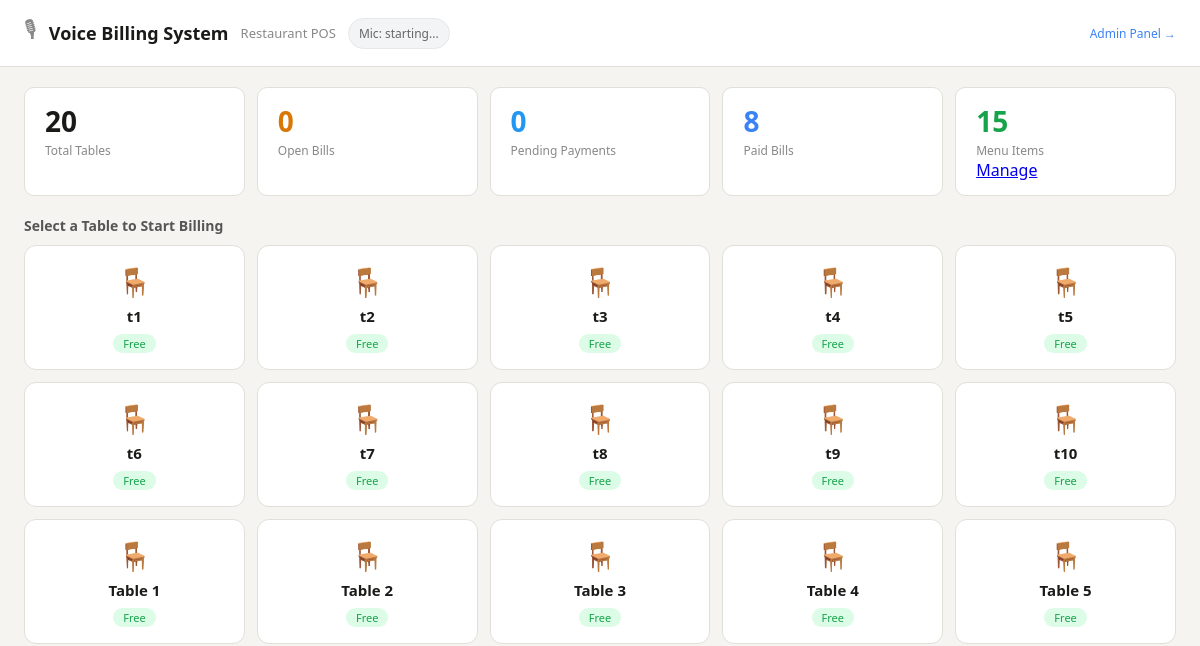
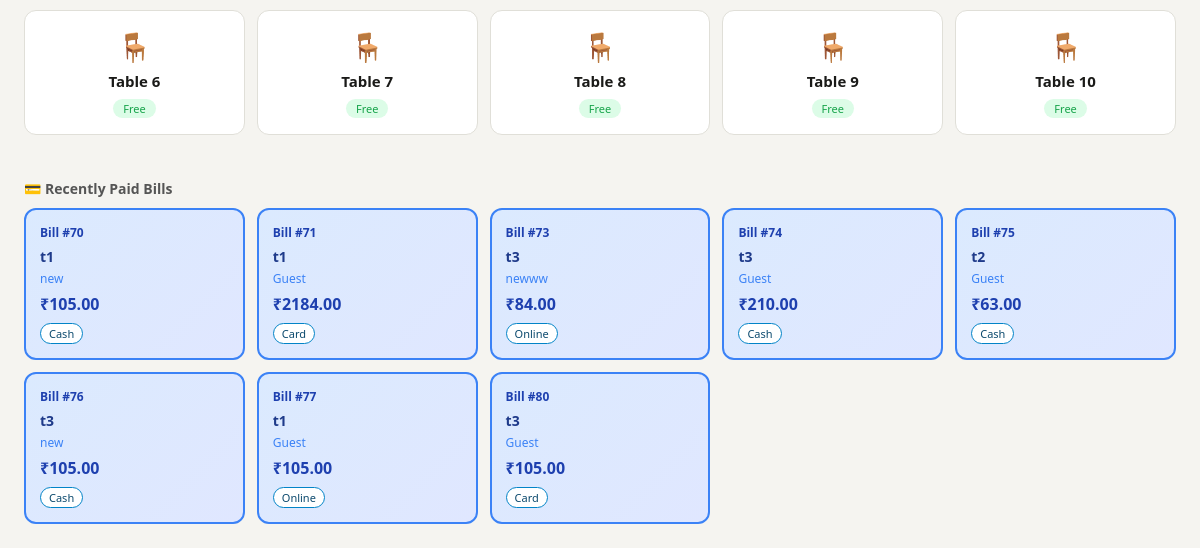
/, run on an earlier commit of the app's database (2 pictures, top to bottom).
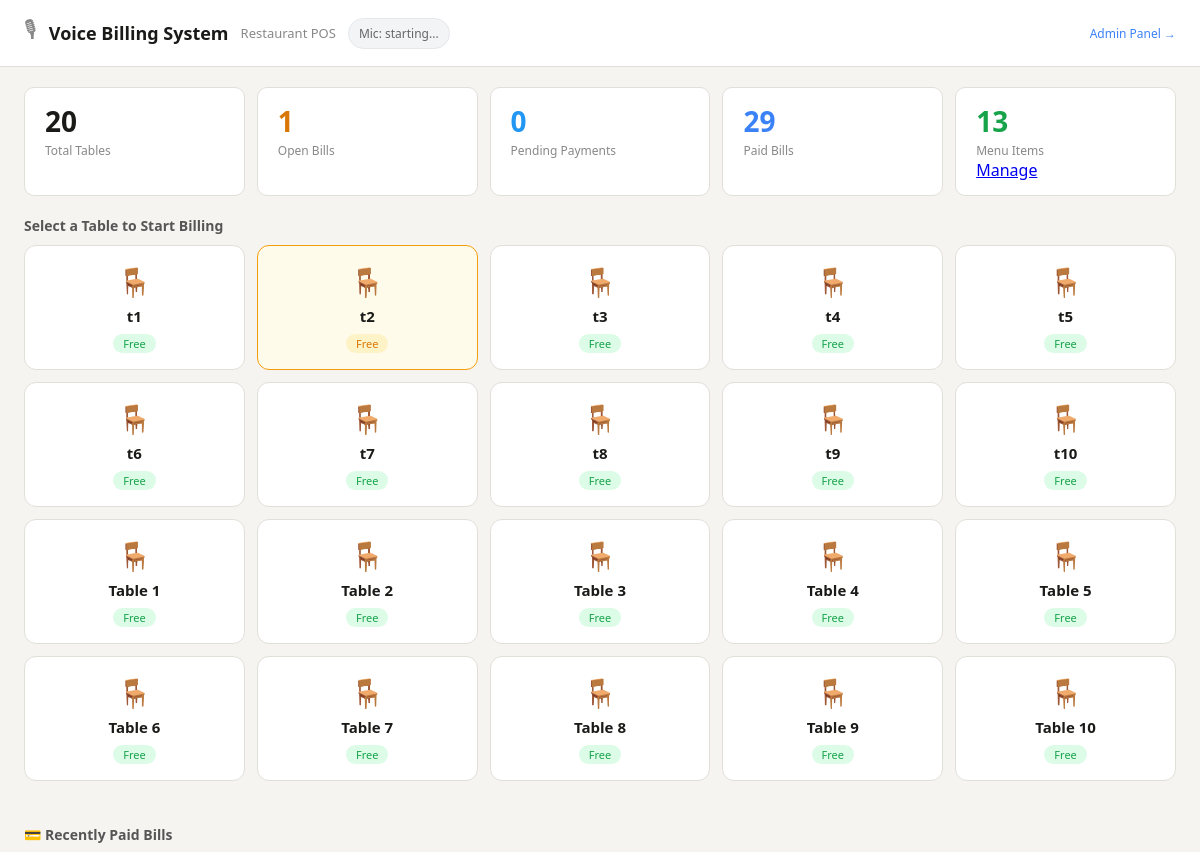
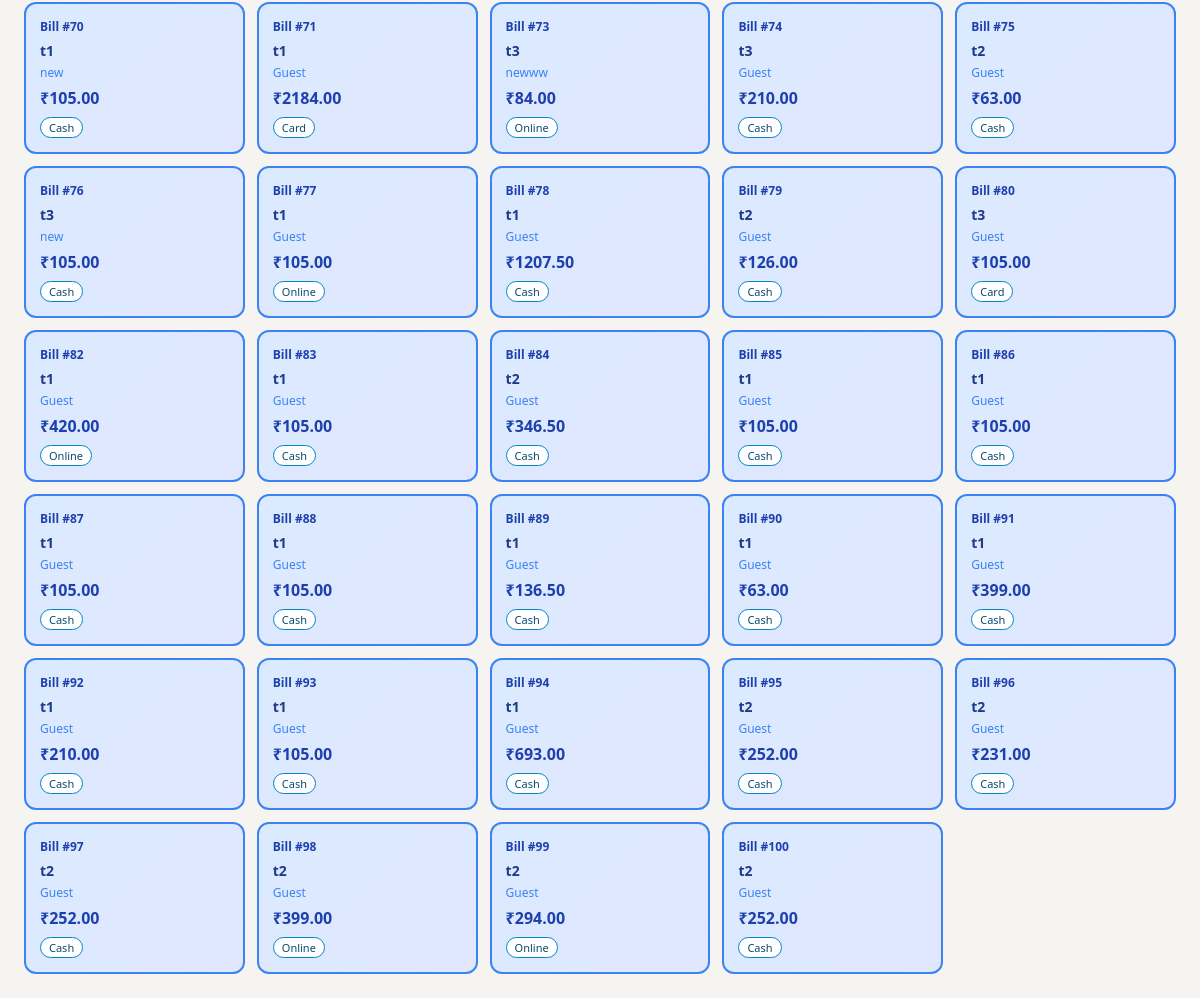
And on a later commit of the database (2 pictures, top to bottom).
### billing/models.py (models this page shows, shortened)
class Table(models.Model):
    STATUS_CHOICES = [
        ('free', 'Free'),
        ('occupied', 'Occupied'),
    ]
    name = models.CharField(max_length=20)  # e.g. "Table 1"
    status = models.CharField(max_length=10, choices=STATUS_CHOICES, default='free')

class Bill(models.Model):
    STATUS_CHOICES = [
        ('open', 'Open'),
        ('pending', 'Pending Payment'),
        ('paid', 'Paid'),
        ('cancelled', 'Cancelled'),
    ]
    PAYMENT_CHOICES = [
        ('cash', 'Cash'),
        ('online', 'Online'),
        ('card', 'Card'),
    ]
    table = models.ForeignKey(Table, on_delete=models.SET_NULL, null=True)
    customer = models.ForeignKey(Customer, on_delete=models.SET_NULL, null=True, blank=True)
    customer_name = models.CharField(max_length=100, default='Guest')
    items = models.JSONField(default=list)   # list of {item_id, name, qty, price, subtotal}
    subtotal = models.DecimalField(max_digits=10, decimal_places=2, default=0)
    gst_amount = models.DecimalField(max_digits=10, decimal_places=2, default=0)
    total = models.DecimalField(max_digits=10, decimal_places=2, default=0)
    discount_amount = models.DecimalField(max_digits=10, decimal_places=2, default=0)
    status = models.CharField(max_length=10, choices=STATUS_CHOICES, default='open')
    payment_method = models.CharField(max_length=10, choices=PAYMENT_CHOICES, null=True, blank=True)
    created_at = models.DateTimeField(auto_now_add=True)
    updated_at = models.DateTimeField(auto_now=True)
    GST_RATE = 0.05

### billing/views.py (the view)
# urls.py: path('', views.dashboard, name='dashboard'),
def dashboard(request):
    tables = Table.objects.all()
    for table in tables:
        has_open_bill = Bill.objects.filter(table=table, status='open').exclude(items=[]).exists()
        has_pending_bill = Bill.objects.filter(table=table, status='pending').exists()
        if table.status == 'occupied' and not has_open_bill and not has_pending_bill:
            table.status = 'free'
            table.save()
        elif table.status == 'free' and (has_open_bill or has_pending_bill):
            table.status = 'occupied'
            table.save()
    open_bills = Bill.objects.filter(status='open').exclude(items=[]).count()
    pending_bills = Bill.objects.filter(status='pending')
    paid_bills = Bill.objects.filter(status='paid')
    total_menu = MenuItem.objects.filter(is_available=True).count()
    pending_table_ids = list(pending_bills.values_list('table_id', flat=True).distinct())
    context = {
        'tables': Table.objects.all(),
        'open_bills': open_bills,
        'pending_bills': pending_bills,
        'pending_table_ids': pending_table_ids,
        'paid_bills': paid_bills,
        'total_menu': total_menu,
    }
    return render(request, 'billing/dashboard.html', context)

### billing/templates/billing/dashboard.html (shortened to what this page needs)
<!doctype html>
<html lang="en">
  <head>
  </head>
  <body>
    <header>
      <span style="font-size: 22px">🎙</span>
      <h1>Voice Billing System</h1>
      <span>Restaurant POS</span>
      <span id="voiceIndicator" class="voice-indicator">Mic: starting...</span>
      <a
        href="/admin-dashboard/"
        style="
          margin-left: auto;
          font-size: 12px;
          color: #3b82f6;
          text-decoration: none;
        "
        >Admin Panel →</a
      >
    </header>
    <div class="stats">
      <div class="stat">
        <div class="num">{{ tables.count }}</div>
        <div class="lbl">Total Tables</div>
      </div>
      <div class="stat">
        <div class="num" style="color: #d97706">{{ open_bills }}</div>
        <div class="lbl">Open Bills</div>
      </div>
      <div class="stat">
        <div class="num" style="color: #2196f3">{{ pending_bills.count }}</div>
        <div class="lbl">Pending Payments</div>
      </div>
      <div class="stat">
        <div class="num" style="color: #3b82f6">{{ paid_bills.count }}</div>
        <div class="lbl">Paid Bills</div>
      </div>
      <div class="stat">
        <div class="num" style="color: #16a34a">{{ total_menu }}</div>
        <div class="lbl">Menu Items</div>        <a href="{% url 'admin_dashboard' %}" class="btn btn-warning btn-sm mt-2">
             Manage
        </a>      </div>
    </div>
    <div class="section-title">Select a Table to Start Billing</div>
    <div class="table-grid">
      {% for table in tables %}
      <a
        href="{% url 'billing' table.id %}"
        class="table-card js-table-card {% if table.id in pending_table_ids %}pending{% elif table.status == 'occupied' %}occupied{% endif %}"
        data-table-id="{{ table.id }}"
      >
        <div class="mic-icon">
          {% if table.id in pending_table_ids %} 📋 {% elif table.status ==
          'occupied' %} 🍽️ {% else %} 🪑 {% endif %}
        </div>
        <div class="tname">{{ table.name }}</div>
        <span
          class="tstatus {% if table.id in pending_table_ids %}pending-badge{% elif table.status == 'occupied' %}occ-badge{% else %}free-badge{% endif %}"
        >
          {% if table.id in pending_table_ids %} Pending {% elif table.status ==
          'occupied' %} Occupied {% else %} Free {% endif %}
        </span>
      </a>
      {% endfor %}
    </div>
    {% if paid_bills %}
    <div class="section-title">💳 Recently Paid Bills</div>
    <div class="paid-bills-grid">
      {% for bill in paid_bills %}
      <div class="paid-bill-card">
        <div class="bill-number">Bill #{{ bill.id }}</div>
        <div class="bill-table">{{ bill.table.name }}</div>
        <div class="bill-name">{{ bill.customer_name }}</div>
        <div class="bill-total">₹{{ bill.total }}</div>
        <span class="bill-payment">
          {{ bill.payment_method|default:'Not Set'|capfirst }}
        </span>
      </div>
      {% endfor %}
    </div>
    {% endif %}
  </body>
</html>

What changed in the data, as far as the page shows it:
changed Table (number 2 of 20 on the later page): status "free" → "occupied" (drawn)
now on this page (row edited): Bill: id "78", table.name "t1", customer_name "Guest", total "1207.50", payment_method "Cash"
now on this page (row edited): Bill: id "79", table.name "t2", customer_name "Guest", total "126.00", payment_method "Cash"
added Bill: id "82", table.name "t1", customer_name "Guest", total "420.00", payment_method "Online"
added Bill: id "83", table.name "t1", customer_name "Guest", total "105.00", payment_method "Cash"
added Bill: id "84", table.name "t2", customer_name "Guest", total "346.50", payment_method "Cash"
added Bill: id "85", table.name "t1", customer_name "Guest", total "105.00", payment_method "Cash"
added Bill: id "86", table.name "t1", customer_name "Guest", total "105.00", payment_method "Cash"
added Bill: id "87", table.name "t1", customer_name "Guest", total "105.00", payment_method "Cash"
added Bill: id "88", table.name "t1", customer_name "Guest", total "105.00", payment_method "Cash"
added Bill: id "89", table.name "t1", customer_name "Guest", total "136.50", payment_method "Cash"
added Bill: id "90", table.name "t1", customer_name "Guest", total "63.00", payment_method "Cash"
added Bill: id "91", table.name "t1", customer_name "Guest", total "399.00", payment_method "Cash"
added Bill: id "92", table.name "t1", customer_name "Guest", total "210.00", payment_method "Cash"
added Bill: id "93", table.name "t1", customer_name "Guest", total "105.00", payment_method "Cash"
added Bill: id "94", table.name "t1", customer_name "Guest", total "693.00", payment_method "Cash"
added Bill: id "95", table.name "t2", customer_name "Guest", total "252.00", payment_method "Cash"
added Bill: id "96", table.name "t2", customer_name "Guest", total "231.00", payment_method "Cash"
added Bill: id "97", table.name "t2", customer_name "Guest", total "252.00", payment_method "Cash"
added Bill: id "98", table.name "t2", customer_name "Guest", total "399.00", payment_method "Online"
added Bill: id "99", table.name "t2", customer_name "Guest", total "294.00", payment_method "Online"
added Bill: id "100", table.name "t2", customer_name "Guest", total "252.00", payment_method "Cash"
Also different on the page:
{{ open_bills }}: "0" → "1"
{{ paid_bills.count }}: "8" → "29"
{{ total_menu }}: "15" → "13"
